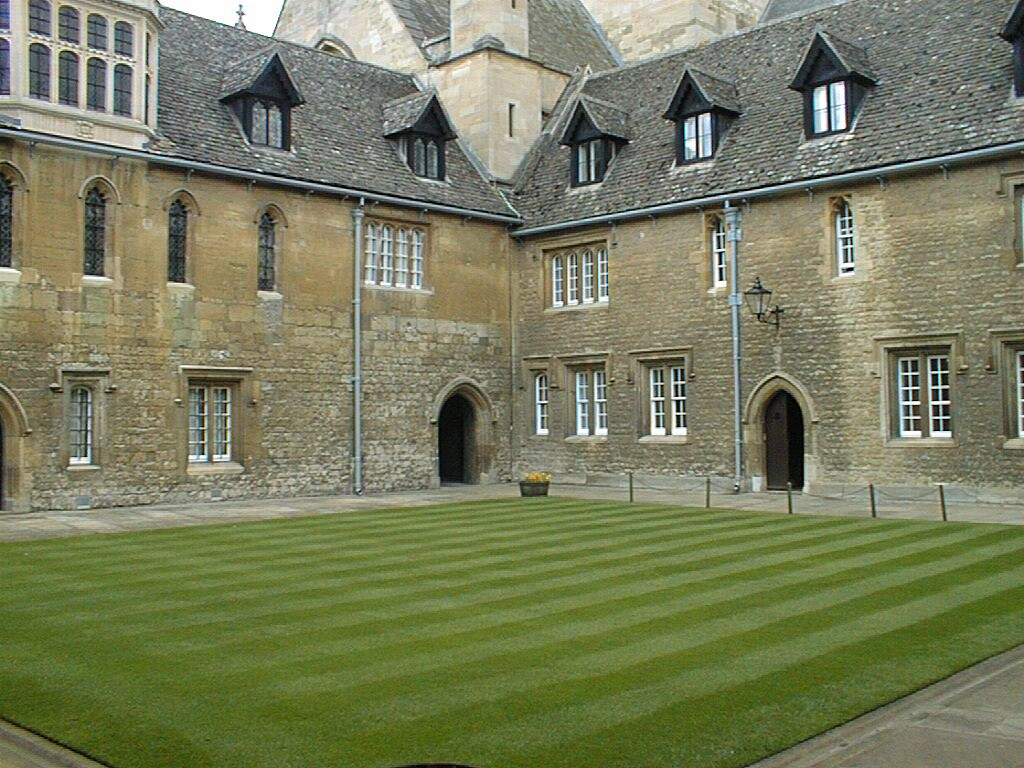
#> input picture data/images/001.jpg, 1024 x 768 px
$ jupyter execute --allow-errors assignment2.ipynb
#> lines starting #> are read from the running program, lines starting #| are printed output that depends on the picture
### project2_functions/stereo.py
import numpy as np
from scipy.ndimage import filters

"""
For each possible disparity:
    shift one image
    compare it with the other image
    compute SSD cost
    Choose the disparity with the lowest SSD cost for every pixel
"""
def plane_sweep_ssd(im_l, im_r, start, steps, wid):
    """
    Find disparity image using sum of squared differences (SSD).

    Parameters
    ----------
    im_l : ndarray
        Left grayscale image.
    im_r : ndarray
        Right grayscale image.
    start : int
        Starting disparity.
    steps : int
        Number of disparity values to test.
    wid : int
        Patch/window size used by uniform filtering.

    Returns
    -------
    disparity : ndarray
        Disparity map. Each pixel stores the best disparity index.
    """

    im_l = im_l.astype(np.float64)
    im_r = im_r.astype(np.float64)

    m, n = im_l.shape

    # Store SSD costs for every disparity
    dmaps = np.zeros((m, n, steps))

    for displ in range(steps):
        # Same shifting style as Solem's NCC code
        shifted_l = np.roll(im_l, -displ - start, axis=1)

        # Pixel-wise squared difference
        diff = (shifted_l - im_r) ** 2

        # Sum over local patch using filtering
        ssd = filters.uniform_filter(diff, wid)

        dmaps[:, :, displ] = ssd

    # SSD is a cost, so choose the disparity with minimum SSD
    disparity = np.argmin(dmaps, axis=2)

    return disparity + start


# [157 lines left out: functions plane_sweep_ssd_gauss, rof_denoise, not called in this run]

### assignment2.ipynb
## Part a 3D Reconstruction
1. Load Oxford images, feature points, correspondences, and camera matrices.
2. Find points that are visible in both image 1 and image 2.
3. Use those matching points and the first two camera matrices to triangulate 3D points.
4. Find which of those triangulated 3D points are also visible in image 3.
5. Use those 3D points and their 2D image positions in image 3 to estimate camera 3.
6. Compute the camera centers.
7. Plot the reconstructed 3D points and the three camera positions.

[cell 1]
from PIL import Image
from numpy import array, loadtxt, genfromtxt
import numpy as np

# Import the custom functions/modules used in the project
# sfm    -> structure-from-motion functions, for triangulation and camera estimation
# camera -> camera class and camera projection functions
# stereo -> stereo functions, used later in the assignment
from project2_functions import sfm, camera, stereo
import matplotlib.pyplot as plt

# Load image 1 from the Oxford multi-view dataset.
# The image is converted into a NumPy array so it can be used for plotting
# or image processing.
im1 = array(Image.open("./data/images/001.jpg"))
#> im1 is the input picture: shape (768, 1024, 3); mean R, G, B 119.8, 124.9, 93

# Load image 2 in the same way.
# In this part of the assignment, image 1 and image 2 are used
# to triangulate 3D points.
im2 = array(Image.open("./data/images/002.jpg"))
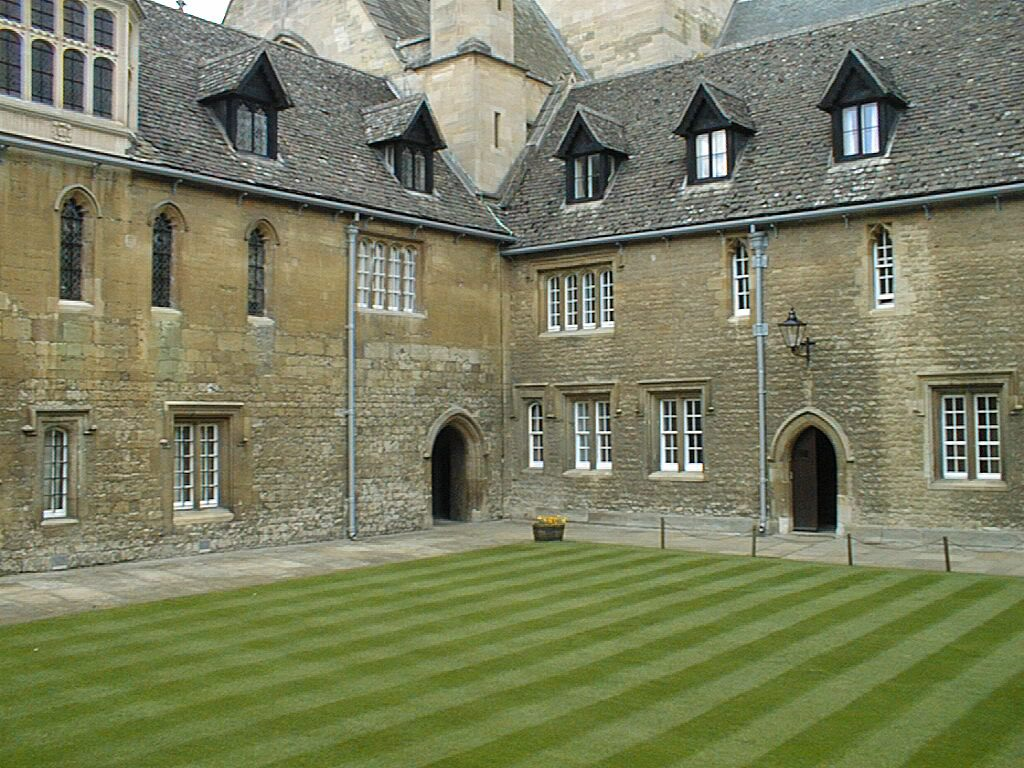
#> input picture data/images/002.jpg, 1024 x 768 px
#> im2 is the input picture: shape (768, 1024, 3); mean R, G, B 122.1, 126, 95.5

# ---------------------------------------------------------
# Load 2D feature points
# ---------------------------------------------------------

# Load 2D feature points for the first three views.
#
# Each .corners file contains the detected feature point coordinates
# for one image.
#
# The list comprehension loads:
# ./data/2D/001.corners
# ./data/2D/002.corners
# ./data/2D/003.corners
#
# .T transposes the data so that the array has the form:
#
# points2D[i].shape = 2 x N
#
# where:
# row 0 = x-coordinates
# row 1 = y-coordinates
# N     = number of feature points in that image
#> (the rest of this cell did not finish here and is left out)

#> (a cell that did not finish here is left out)

#> (a cell that did not finish here is left out)

#> (a cell that did not finish here is left out)

#> (a cell that did not finish here is left out)

#> (a cell that did not finish here is left out)

#> (a cell that did not finish here is left out)

[cell 8]
#-------------------------------------------
# 7. Plot
#-------------------------------------------

fig = plt.figure()
ax = fig.add_subplot(111, projection="3d")

# Remove extreme/invalid points for plotting
#> (the rest of this cell did not finish here and is left out)

#> (a cell that did not finish here is left out)

#> (a cell that did not finish here is left out)

#> (a cell that did not finish here is left out)

## Part b: SSD stereo using filtering

The goal is to compute a disparity map from a stereo image pair using SSD, sum of squared differences. A disparity map stores, for each pixel, how far the pixel appears to shift between the left and the right image. This shift is related to depth: Pixels with larger disparity is closer to the camera.

[cell 12]
from PIL import Image
import numpy as np
import matplotlib.pyplot as plt

# Load the left stereo image.
# The image is converted to grayscale using .convert("L"),
# because the SSD stereo function expects a single intensity value per pixel.
# dtype=float is used because later we subtract images and square differences.
im_l = np.array(Image.open("./data/tsukuba/scene1.row3.col3.ppm").convert("L"), dtype=float)
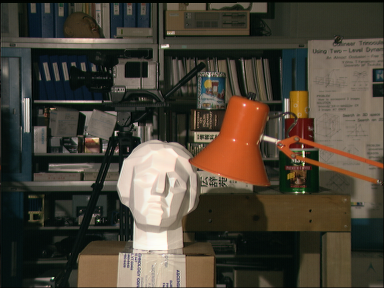
#> input picture data/tsukuba/scene1.row3.col3.ppm, 384 x 288 px
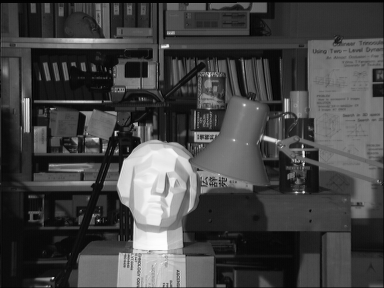
#> im_l: shape (288, 384) float64; min 0, max 253, mean 68.3

# Load the right stereo image, also as grayscale floating-point values.
im_r = np.array(Image.open("./data/tsukuba/scene1.row3.col4.ppm").convert("L"), dtype=float)
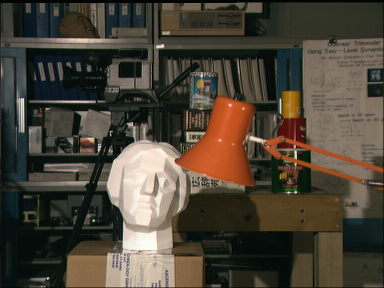
#> input picture data/tsukuba/scene1.row3.col4.ppm, 384 x 288 px

[cell 13]
# Starting disparity.
# This means the algorithm starts by testing a horizontal shift of 4 pixels.
start = 4

# Number of disparity values to test.
# With start = 4 and steps = 12, the tested disparities are:
# 4, 5, 6, ..., 15
steps = 12

# Patch/window size.
# Here wid = 9 means that SSD is computed over a 9x9 local neighborhood.
# A larger window gives smoother but less detailed results.
# A smaller window gives sharper but noisier results.
wid = 9

# Compute the SSD disparity map.
# For each pixel, the function tests several disparities and chooses
# the disparity with the lowest SSD matching cost.
disp_ssd = stereo.plane_sweep_ssd(im_l, im_r, start, steps, wid)
#> the loop in plane_sweep_ssd, `for displ in range(steps): # Same shifting style as Solem's NCC code` made 12 passes
#> pass 1, in plane_sweep_ssd, `shifted_l = np.roll(im_l, -displ - start, axis=1)`:
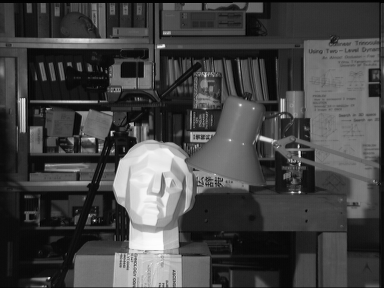
#> shifted_l: shape (288, 384) float64; min 0, max 253, mean 68.3
#> after the loop in plane_sweep_ssd, `for displ in range(steps):`:
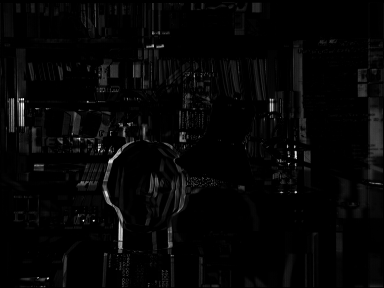
#> diff: shape (288, 384) float64; min 0, max 48400, mean 1164.2; drawn with min black and max white
#> in plane_sweep_ssd, `disparity = np.argmin(dmaps, axis=2)`:
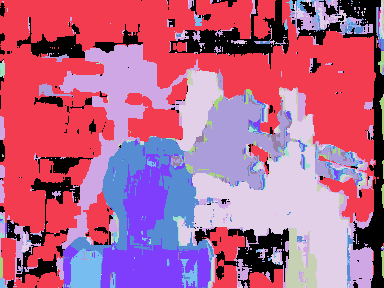
#> disparity: shape (288, 384) int64; 12 distinct labels, from 0 to 11; one colour per label, 0 black
#> in plane_sweep_ssd, `return disparity + start`:
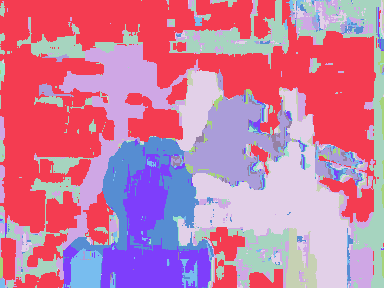
#> returned value: shape (288, 384) int64; 12 distinct labels, from 4 to 15; one colour per label, 0 black

plt.figure()
plt.imshow(disp_ssd, cmap="gray")
plt.title("SSD disparity map")
plt.axis("off")
plt.show()

[cell 14]
# Different patch sizes to test.
# This allows us to study how the matching window affects the disparity map.
patch_sizes = [3, 5, 9, 15]

import importlib
importlib.reload(stereo)

# Loop over each patch size.
for wid in patch_sizes:

    # Compute the SSD disparity map for the current patch size.
    # Smaller wid values usually give more noisy but sharper results.
    # Larger wid values usually give smoother but blurrier results.
    disp = stereo.plane_sweep_ssd(im_l, im_r, start=4, steps=12, wid=wid)

    # Apply ROF denoising to the disparity map.
    # ROF smoothing reduces noise while trying to preserve edges.
    #
    # tolerance = 0.05 controls when the iterative denoising stops.
    # tv_weight = 20 controls the smoothing strength.
    # Larger tv_weight generally gives stronger smoothing.
    disp_smooth = stereo.rof_denoise(disp, tolerance=0.05, tv_weight=20)

    plt.figure()
    plt.imshow(disp, cmap="gray")
    plt.title(f"SSD disparity, patch size = {wid}")
    plt.axis("off")
    plt.show()

    plt.figure()
    plt.imshow(disp_smooth, cmap="gray")
    plt.title(f"ROF-smoothed SSD disparity, patch size = {wid}")
    plt.axis("off")
    plt.show()
#> this loop made 4 passes
#> pass 1, `disp_smooth = stereo.rof_denoise(disp, tolerance=0.05, tv_weight=20)`:
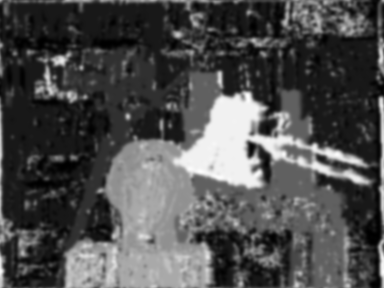
#> disp_smooth: shape (288, 384) float64; min 4.01, max 14.55, mean 7.24; drawn with min black and max white
#> after the loop:
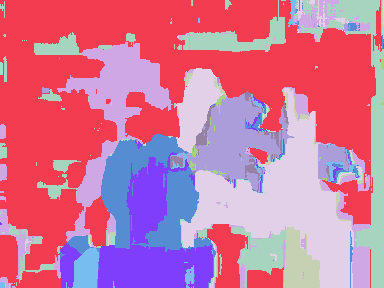
#> disp: shape (288, 384) int64; 12 distinct labels, from 4 to 15; one colour per label, 0 black

"""
What the output means:

bright areas = larger disparity
dark areas   = smaller disparity

larger disparity = closer object
smaller disparity = farther object

So the disparity map is a rough depth map.
"""
